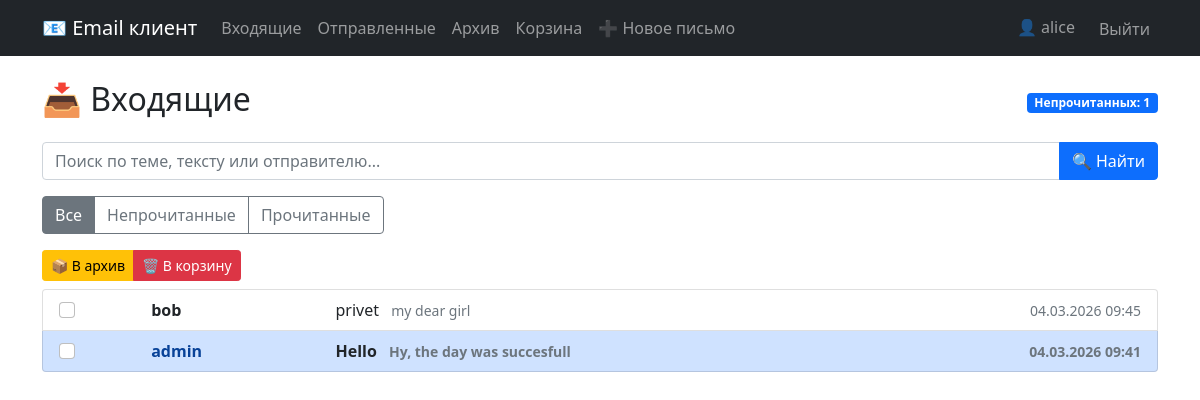
Page /mail/ (signed in) on the committed database.
### mail/models.py (models this page shows, shortened)
class Email(models.Model):
    FOLDER_CHOICES = [
        ('inbox', 'Входящие'),
        ('sent', 'Отправленные'),
        ('drafts', 'Черновики'),
        ('archive', 'Архив'),
        ('trash', 'Корзина'),
    ]
    sender = models.ForeignKey(
        User,
        on_delete=models.CASCADE,
        related_name='sent_emails',
        verbose_name='Отправитель'
    )
    recipient = models.ForeignKey(
        User,
        on_delete=models.CASCADE,
        related_name='received_emails',
        verbose_name='Получатель'
    )
    subject = models.CharField('Тема', max_length=255)
    body = models.TextField('Текст письма')
    created_at = models.DateTimeField('Дата создания', auto_now_add=True)
    updated_at = models.DateTimeField('Дата обновления', auto_now=True)
    folder = models.CharField('Папка', max_length=20, choices=FOLDER_CHOICES, default='inbox')
    is_read = models.BooleanField('Прочитано', default=False)
    is_starred = models.BooleanField('Важное', default=False)
    is_deleted = models.BooleanField('Удалено', default=False)
    class Meta:
        ordering = ['-created_at']
        verbose_name = 'Письмо'
        verbose_name_plural = 'Письма'

### mail/views.py (the view)
# urls.py: path('', views.inbox_view, name='inbox'),
@login_required
def inbox_view(request):
    emails = Email.objects.filter(
        recipient=request.user,
        folder='inbox',
        is_deleted=False
    ).select_related('sender', 'recipient')
    query = request.GET.get('q')
    if query:
        emails = emails.filter(
            Q(subject__icontains=query) |
            Q(body__icontains=query) |
            Q(sender__username__icontains=query)
        )
    filter_type = request.GET.get('filter')
    if filter_type == 'unread':
        emails = emails.filter(is_read=False)
    elif filter_type == 'read':
        emails = emails.filter(is_read=True)
    paginator = Paginator(emails, 20)  # 20 писем на страницу
    page_number = request.GET.get('page')
    page_obj = paginator.get_page(page_number)
    unread_count = emails.filter(is_read=False).count()
    context = {
        'page_obj': page_obj,
        'unread_count': unread_count,
        'current_folder': 'inbox'
    }
    return render(request, 'mail/inbox.html', context)

### templates/mail/inbox.html (shortened to what this page needs)
{% extends 'base.html' %}
{% block content %}
<div class="row">
    <div class="col-12">
        <div class="d-flex justify-content-between align-items-center mb-3">
            <h2>📥 Входящие</h2>
            <span class="badge bg-primary">Непрочитанных: {{ unread_count }}</span>
        </div>
        <form method="get" class="mb-3">
            <div class="input-group">
                <input type="text" name="q" class="form-control" placeholder="Поиск по теме, тексту или отправителю..." value="{{ request.GET.q }}">
                <button type="submit" class="btn btn-primary">🔍 Найти</button>
            </div>
        </form>
        <div class="btn-group mb-3">
            <a href="?{% if request.GET.q %}q={{ request.GET.q }}&{% endif %}filter=all"
               class="btn btn-outline-secondary {% if not request.GET.filter or request.GET.filter == 'all' %}active{% endif %}">
                Все
            </a>
            <a href="?{% if request.GET.q %}q={{ request.GET.q }}&{% endif %}filter=unread"
               class="btn btn-outline-secondary {% if request.GET.filter == 'unread' %}active{% endif %}">
                Непрочитанные
            </a>
            <a href="?{% if request.GET.q %}q={{ request.GET.q }}&{% endif %}filter=read"
               class="btn btn-outline-secondary {% if request.GET.filter == 'read' %}active{% endif %}">
                Прочитанные
            </a>
        </div>
        <form method="post" action="{% url 'mail:move_emails' %}" id="email-form">
            <div class="mb-2">
                <div class="btn-group btn-group-sm">
                    <button type="submit" name="folder" value="archive" class="btn btn-warning">📦 В архив</button>
                    <button type="submit" name="folder" value="trash" class="btn btn-danger" formaction="{% url 'mail:delete_emails' %}">🗑 В корзину</button>
                </div>
            </div>
            <div class="list-group">
                {% for email in page_obj %}
                <div class="list-group-item {% if not email.is_read %}list-group-item-primary fw-bold{% endif %} email-row">
                    <div class="row align-items-center">
                        <div class="col-1">
                            <input type="checkbox" name="email_ids" value="{{ email.id }}" class="form-check-input email-checkbox">
                        </div>
                        <div class="col-2">
                            <strong>{{ email.sender.username }}</strong>
                        </div>
                        <div class="col-6">
                            <a href="{% url 'mail:view_email' email.id %}" class="text-decoration-none text-dark d-block">
                                {{ email.subject }}
                                <small class="text-muted ms-2">{{ email.body|truncatechars:50 }}</small>
                            </a>
                        </div>
                        <div class="col-3 text-end">
                            <small class="text-muted">{{ email.created_at|date:"d.m.Y H:i" }}</small>
                        </div>
                    </div>
                </div>
                {% empty %}
                <div class="alert alert-info">
                    📭 Нет писем во входящих
                </div>
                {% endfor %}
            </div>
        </form>
    </div>
</div>
{% endblock %}

### templates/base.html (shortened to what this page needs)
<!DOCTYPE html>
<html lang="ru">
<head>
    <link href="https://cdn.jsdelivr.net/npm/bootstrap@5.1.3/dist/css/bootstrap.min.css" rel="stylesheet">
</head>
<body>
    <nav class="navbar navbar-expand-lg navbar-dark bg-dark">
        <div class="container">
            <a class="navbar-brand" href="{% url 'mail:inbox' %}">📧 Email клиент</a>
            <div class="collapse navbar-collapse" id="navbarNav">
                {% if user.is_authenticated %}
                    <ul class="navbar-nav me-auto">
                        <li class="nav-item">
                            <a class="nav-link" href="{% url 'mail:inbox' %}">Входящие</a>
                        </li>
                        <li class="nav-item">
                            <a class="nav-link" href="{% url 'mail:sent' %}">Отправленные</a>
                        </li>
                        <li class="nav-item">
                            <a class="nav-link" href="{% url 'mail:archive' %}">Архив</a>
                        </li>
                        <li class="nav-item">
                            <a class="nav-link" href="{% url 'mail:trash' %}">Корзина</a>
                        </li>
                        <li class="nav-item">
                            <a class="nav-link" href="{% url 'mail:compose' %}">➕ Новое письмо</a>
                        </li>
                    </ul>
                    <ul class="navbar-nav">
                        <li class="nav-item">
                            <span class="navbar-text me-3">
                                👤 {{ user.username }}
                            </span>
                        </li>
                        <li class="nav-item">
                            <form method="post" action="{% url 'logout' %}" class="d-inline">
                                <button type="submit" class="btn btn-link-nav nav-link">
                                    Выйти
                                </button>
                            </form>
                        </li>
                    </ul>
                {% endif %}
            </div>
        </div>
    </nav>
    <main class="container mt-4">
        {% block content %}
        {% endblock %}
    </main>
</body>
</html>

### templates/base.html (style rules this page uses)
.btn-link-nav { display: inline; padding: 0; border: none; background: none; color: rgba(255,255,255,.55); text-decoration: none; }

### rows in the picture
Email: sender.username "bob", subject "privet", body "my dear girl", created_at "04.03.2026 09:45"
Email: sender.username "admin", subject "Hello", body "Hy, the day was succesfull", created_at "04.03.2026 09:41"

### other values in the picture
{{ user.username }} "alice"
{{ unread_count }} "1"
